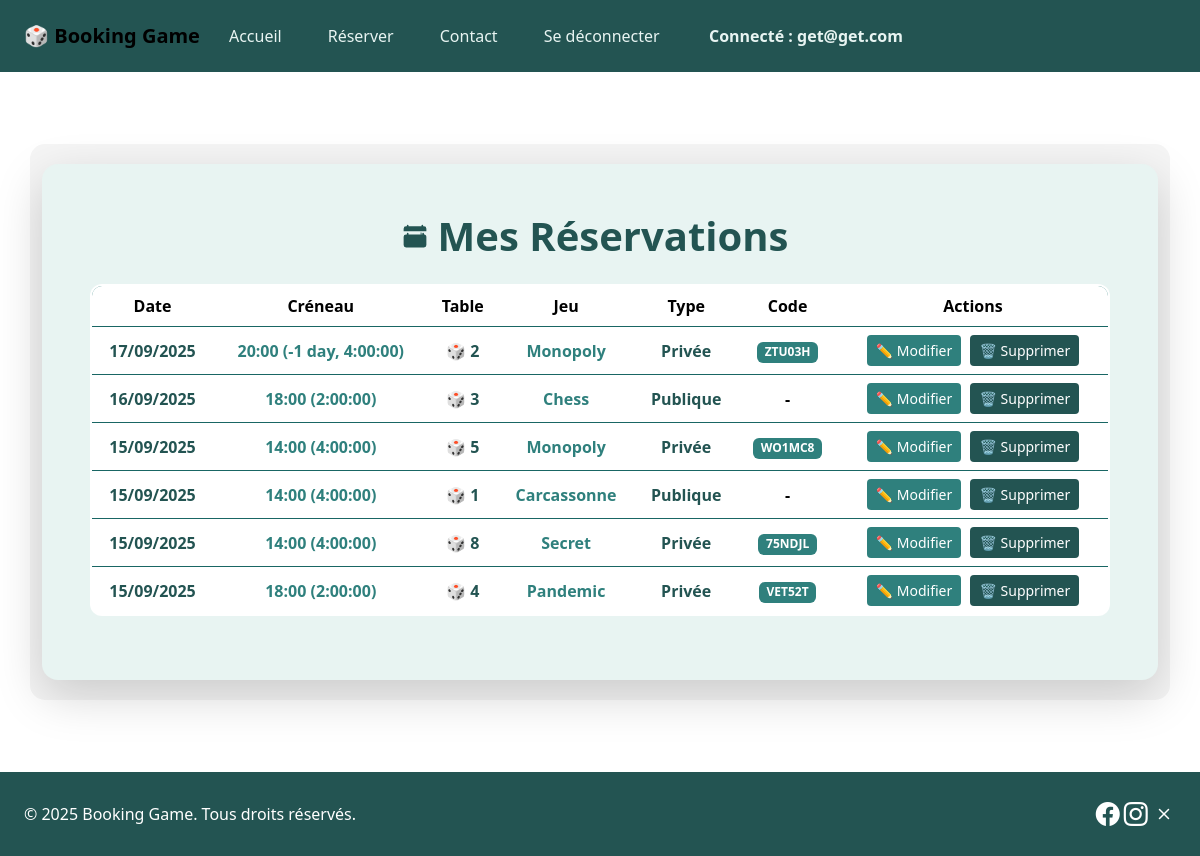
The app's page /users/my-bookings/ (signed in), older data.
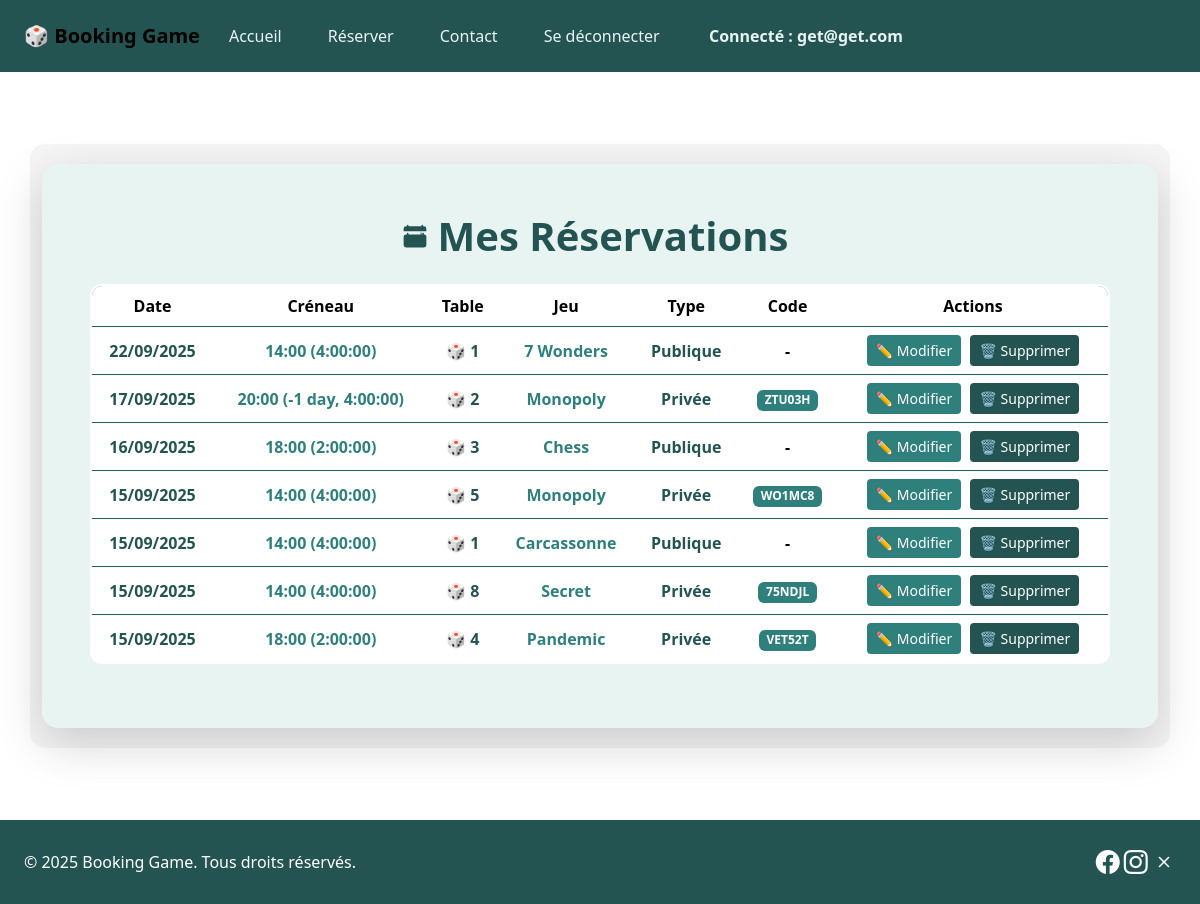
The same page, newer data.
### tables_app/models.py (models this page shows, shortened)
class Booking(models.Model):
    date = models.DateField(default=timezone.now)
    start_time = models.TimeField()
    duration = models.DurationField(help_text="Durée (HH:MM:SS)")
    booking_type = models.CharField(max_length=10, choices=BookingType.choices)
    table = models.ForeignKey("Table", on_delete=models.CASCADE)
    main_customer = models.ForeignKey(settings.AUTH_USER_MODEL, on_delete=models.CASCADE, related_name='bookings')
    code = models.CharField(max_length=10, blank=True, null=True)  # ajout du code
    game = models.ForeignKey("tables_app.Game", on_delete=models.SET_NULL, null=True, blank=True)
    max_players = models.PositiveBigIntegerField(null=True, blank=True)
    participants = models.ManyToManyField(settings.AUTH_USER_MODEL, related_name='joined_bookings', blank=True)
    custom_game = models.CharField(max_length=100, blank=True, null=True)

class Table(models.Model):
    number_table = models.IntegerField(unique=True)
    capacity_table = models.IntegerField(default=12)
    state_table = models.CharField(max_length=10, choices=TableEtat.choices, default=TableEtat.LIBRE)
    game_table = models.ForeignKey("Game", null=True, blank=True, on_delete=models.SET_NULL)
    code_table = models.CharField(max_length=20, null=True, blank=True)
    customer_table = models.ManyToManyField(settings.AUTH_USER_MODEL,
                                            blank=True,
                                            related_name='joined_tables')

class Game(models.Model):
    name_game = models.CharField(max_length=100)
    category_game = models.CharField(max_length=50)
    duration_game = models.CharField(max_length=50, null=True, blank=True)
    nb_player_min_game = models.IntegerField(null=True, blank=True)
    nb_player_max_game = models.IntegerField(null=True, blank=True)
    stock_game = models.IntegerField(default=0)
    availability_game = models.BooleanField(default=True)
    presentation = models.TextField(null=True, blank=True)
    image_url = models.URLField(max_length=500, null=True, blank=True)

### users_app/views.py (the view)
# urls.py: path("my-bookings/", views.my_bookings, name="my_bookings"),
@login_required
def my_bookings(request):
    bookings = Booking.objects.filter(
        Q(main_customer=request.user) | Q(participants=request.user)
    ).select_related('table').order_by('-date', 'start_time')
    return render(request, "users_app/my_bookings.html", {"bookings": bookings})

### users_app/templates/users_app/my_bookings.html (shortened to what the changed rows need)
{% extends "base.html" %}
{% load static %}
{% block content %}
<div class="container my-5">
    <div class="card shadow-lg border-0 rounded-4" style="background-color: #E8F4F2;">
        <div class="card-body p-5">
            <h1 class="mb-4 text-center fw-bold"
                style="color:#235452; display:flex; justify-content:center; align-items:center; gap:10px;">
                Mes Réservations
            </h1>
            {% if bookings %}
                <div class="table-responsive">
                    <table class="table table-hover align-middle text-center" style="background-color: #ffffff;">
                        <thead style="background-color: #2F807D; color: #ffffff;">
                            <tr>
                                <th>Date</th>
                                <th>Créneau</th>
                                <th>Table</th>
                                <th>Jeu</th>
                                <th>Type</th>
                                <th>Code</th>
                                <th>Actions</th>
                            </tr>
                        </thead>
                        <tbody>
                            {% for booking in bookings %}
                                <tr>
                                    <td class="fw-semibold" style="color:#235452;">
                                        {{ booking.date|date:"d/m/Y" }}
                                    </td>
                                    <td style="color:#2F807D;">
                                        {{ booking.start_time|time:"H:i" }} ({{ booking.duration }})
                                    </td>
                                    <td style="color:#235452;">
                                        🎲 {{ booking.table.number_table }}
                                    </td>
                                    <td style="color:#2F807D;">
                                        {% if booking.game %}
                                            {{ booking.game.name_game }}
                                        {% elif booking.custom_game %}
                                            {{ booking.custom_game }}
                                        {% else %}
                                            -
                                        {% endif %}
                                    </td>
                                    <td style="color:#235452;">
                                        {{ booking.booking_type|title }}
                                    </td>
                                    <td>
                                        {% if booking.code %}
                                            <span class="badge" style="background-color: #2F807D; color: #ffffff;">
                                                {{ booking.code }}
                                            </span>
                                        {% else %}
                                            -
                                        {% endif %}
                                    </td>
                                    <td>
                                        {% if booking.main_customer == user %}
                                        <a href="{% url 'users_app:edit_booking' booking.id %}"
                                           class="btn btn-sm"
                                           style="background-color: #2F807D; color: #ffffff; margin-right:5px;">
                                            ✏️ Modifier
                                        </a>
                                        <a href="{% url 'users_app:delete_booking' booking.id %}"
                                           class="btn btn-sm"
                                           style="background-color: #235452; color: #ffffff;"
                                           onclick="return confirm('Supprimer cette réservation ?');">
                                            🗑️ Supprimer
                                        </a>
                                        {% else %}
                                        -
                                        {% endif %}
                                    </td>
                                </tr>
                            {% endfor %}
                        </tbody>
                    </table>
                </div>
            {% else %}
                <p class="text-center text-muted fs-5 mt-3">
                    Vous n'avez aucune réservation pour le moment.
                </p>
            {% endif %}
        </div>
    </div>
</div>
{% endblock %}

Row changes from the older to the newer data that the page shows:
added Booking: date "22/09/2025", start_time "14:00", duration "4:00:00", table.number_table "1", game.name_game "7 Wonders", booking_type "Publique", shows "✏️ Modifier"
